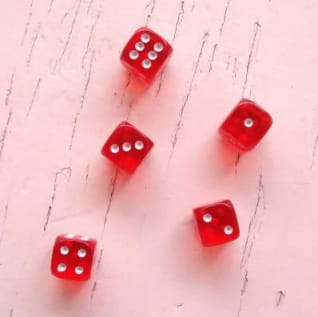
#> input picture dados.jpeg, 318 x 317 px
$ python contar_dados.py   (older library calls are emulated)
#> lines starting #> are read from the running program, lines starting #| are printed output that depends on the picture; after the words box and inside, x2 and y2 are one past the last pixel; in counts of white or black regions, pixels touching at a corner belong together
# coding=utf-8
import numpy as np
import cv2
import mahotas


def escreve(img, texto, cor=(255,0,0)):
	fonte = cv2.FONT_HERSHEY_SIMPLEX
	cv2.putText(img, texto, (10,20), fonte, 0.5, cor, 0, cv2.LINE_AA)


imgColorida = cv2.imread('dados.jpeg')
#> imgColorida is the input picture: shape (317, 318, 3); mean B, G, R 188.2, 184.5, 239.7

imgray = cv2.cvtColor(imgColorida, cv2.COLOR_BGR2GRAY)
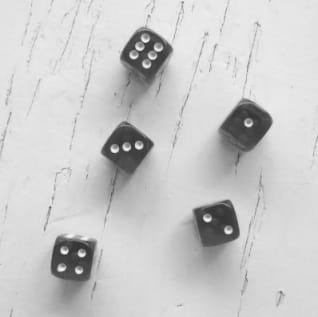
#> imgray: shape (317, 318); min 44, max 248, mean 201.4

suave = cv2.blur(imgray, (7, 7))
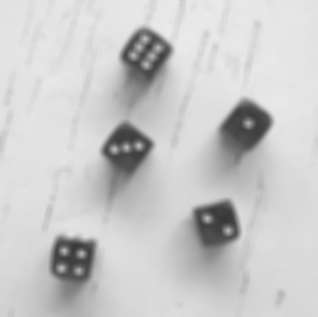
#> suave: shape (317, 318); min 56, max 234, mean 201.4

T = mahotas.thresholding.otsu(suave)
#> T = 160
bin = suave.copy()
bin[bin > T] = 255
bin[bin < 255] = 0
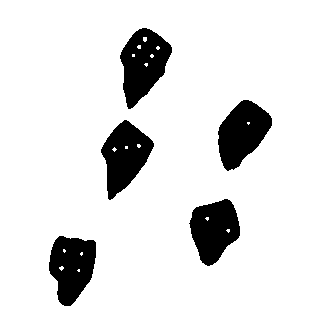
#> bin: shape (317, 318); 88.1% white; 5 black regions, box (x1, y1, x2, y2) and area: (120, 28, 172, 109) 2537, (218, 100, 272, 171) 2414, (101, 120, 154, 200) 2396, (49, 236, 96, 306) 2332, (189, 199, 240, 266) 2295
bin = cv2.bitwise_not(bin)

bordas = cv2.Canny(bin, 70, 150)
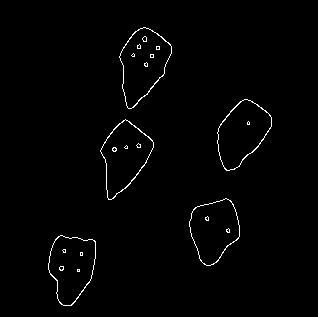
#> bordas: shape (317, 318); 1.2% white in thin lines or dots, all inside (x1, y1, x2, y2) = (48, 27, 272, 306)

contornos, hierarquia = cv2.findContours(bordas, cv2.RETR_EXTERNAL, cv2.CHAIN_APPROX_SIMPLE)
#> contornos = 5 contours; box (x1, y1, x2, y2) and area: (119, 27, 172, 109) 2642, (100, 119, 154, 200) 2470, (217, 99, 272, 171) 2452, (48, 235, 96, 306) 2392, (189, 198, 240, 266) 2330

escreve(imgray, "Imagem em tons de cinza", 0)
escreve(suave, "Suavizacao com Blur", 0)
escreve(bin, "Binarizacao com Metodo Otsu", 255)
#> call 3 of escreve, with texto = 'Binarizacao com Metodo Otsu', cor = 255
#> in escreve (call 3), `cv2.putText(img, texto, (10,20), fonte, 0.5, cor, 0, cv2.LINE_AA)`:
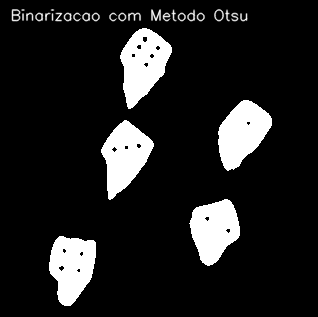
#> img: shape (317, 318); min 0, max 255, mean 32
escreve(bordas, "Detector de bordas Canny", 255)

temp = np.vstack([
	np.hstack([imgray, suave]),
	np.hstack([bin, bordas])
])
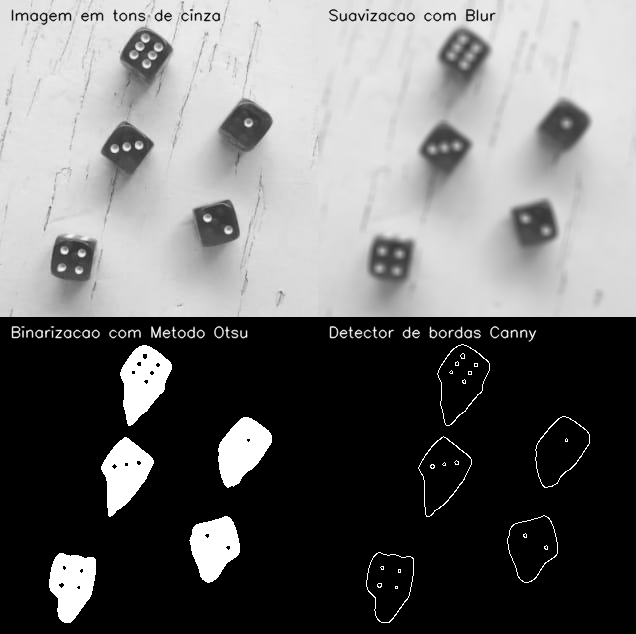
#> temp: shape (634, 636); min 0, max 255, mean 109.3

cv2.imshow("Quantidade de objetos: "+str(len(contornos)), temp)
cv2.waitKey(0)

imgC2 = imgColorida.copy()
cv2.drawContours(imgC2, contornos, -1, (0,255,0), 3)
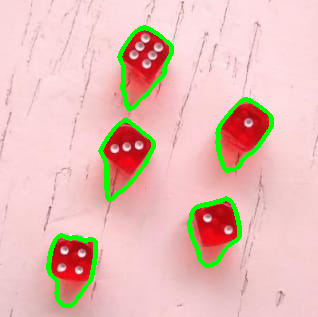
#> imgC2: shape (317, 318, 3); 4.31% of pixels changed, all inside (x1, y1, x2, y2) = (46, 25, 274, 308)
escreve(imgC2, str(len(contornos))+" objetos encontrados!")
cv2.imshow("Resultado", imgC2)
cv2.waitKey(0)

$ run again, with tela-01.png saved as dados.jpeg
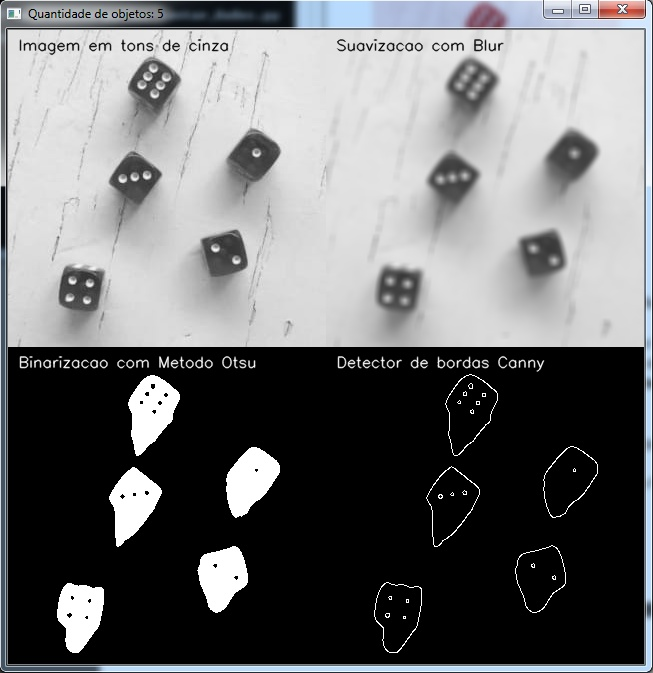
#> input picture tela-01.png, 653 x 673 px
#> imgColorida is the input picture: shape (673, 653, 3); mean B, G, R 113.6, 112.5, 111.7
#> T = 108
#> `bin[bin < 255] = 0`:
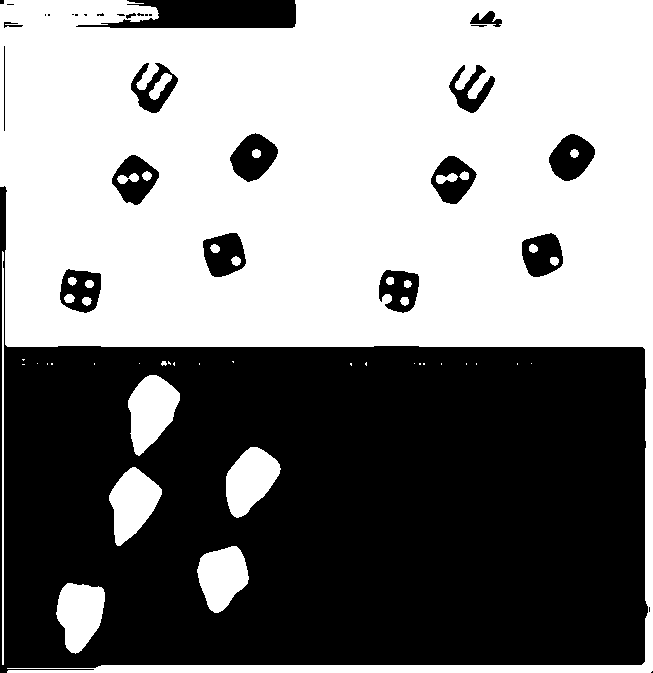
#> bin: shape (673, 653); 52.1% white; 31 black regions (14 under 20 px), largest, box (x1, y1, x2, y2) and area: (0, 186, 648, 673) 193052, (76, 0, 296, 28) 4425, (230, 133, 278, 182) 1481
#> bordas: shape (673, 653); 1.5% white in thin lines or dots
#> contornos = 67 contours, 48 with area under 20; largest, box (x1, y1, x2, y2) and area: (127, 374, 180, 456) 2736, (108, 466, 162, 546) 2554, (225, 446, 281, 518) 2534, (55, 582, 105, 654) 2482, (196, 545, 249, 613) 2412
#> `cv2.drawContours(imgC2, contornos, -1, (0,255,0), 3)`:
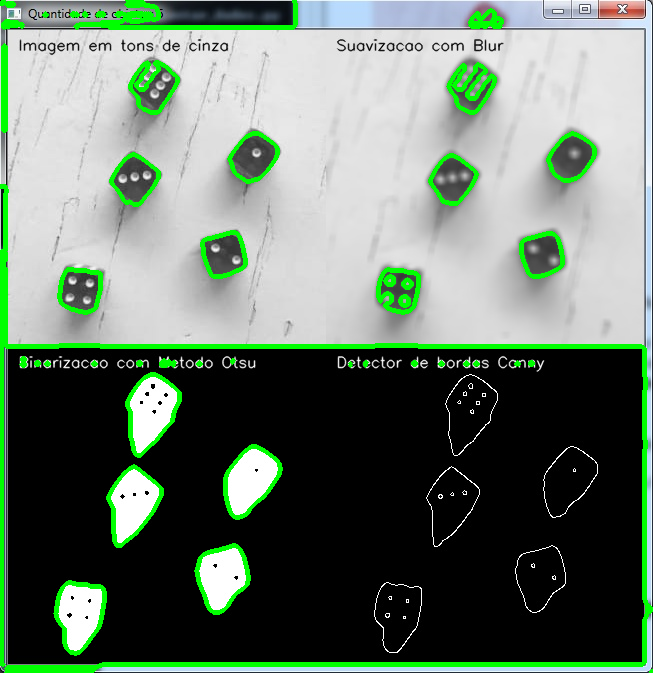
#> imgC2: shape (673, 653, 3); 6.08% of pixels changed, all inside (x1, y1, x2, y2) = (0, 0, 653, 673)
#> img: shape (673, 653, 3)

$ run again, with tela-02.png saved as dados.jpeg
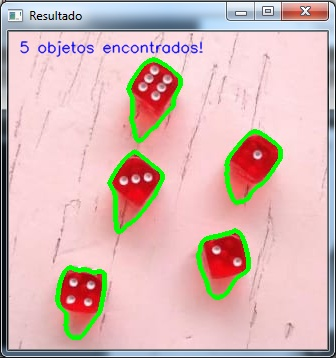
#> input picture tela-02.png, 336 x 358 px
#> imgColorida is the input picture: shape (358, 336, 3); mean B, G, R 179.6, 182.8, 214.7
#> T = 162
#> `bin[bin < 255] = 0`:
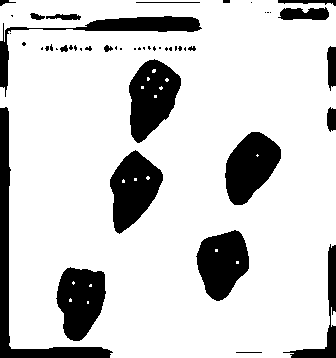
#> bin: shape (358, 336); 81.8% white; 49 black regions (27 under 20 px), largest, box (x1, y1, x2, y2) and area: (0, 107, 113, 358) 3298, (129, 59, 181, 143) 2848, (110, 150, 163, 234) 2733
#> bordas: shape (358, 336); 2.6% white in thin lines or dots
#> contornos = 63 contours, 50 with area under 20; largest, box (x1, y1, x2, y2) and area: (128, 59, 181, 143) 2944, (109, 150, 163, 234) 2800, (224, 131, 281, 205) 2722, (56, 267, 106, 341) 2695, (196, 230, 249, 301) 2642
#> `cv2.drawContours(imgC2, contornos, -1, (0,255,0), 3)`:
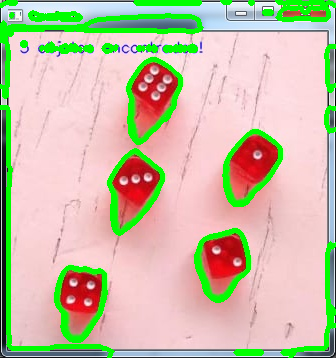
#> imgC2: shape (358, 336, 3); 10.84% of pixels changed, all inside (x1, y1, x2, y2) = (0, 0, 336, 358)
#> img: shape (358, 336, 3)
